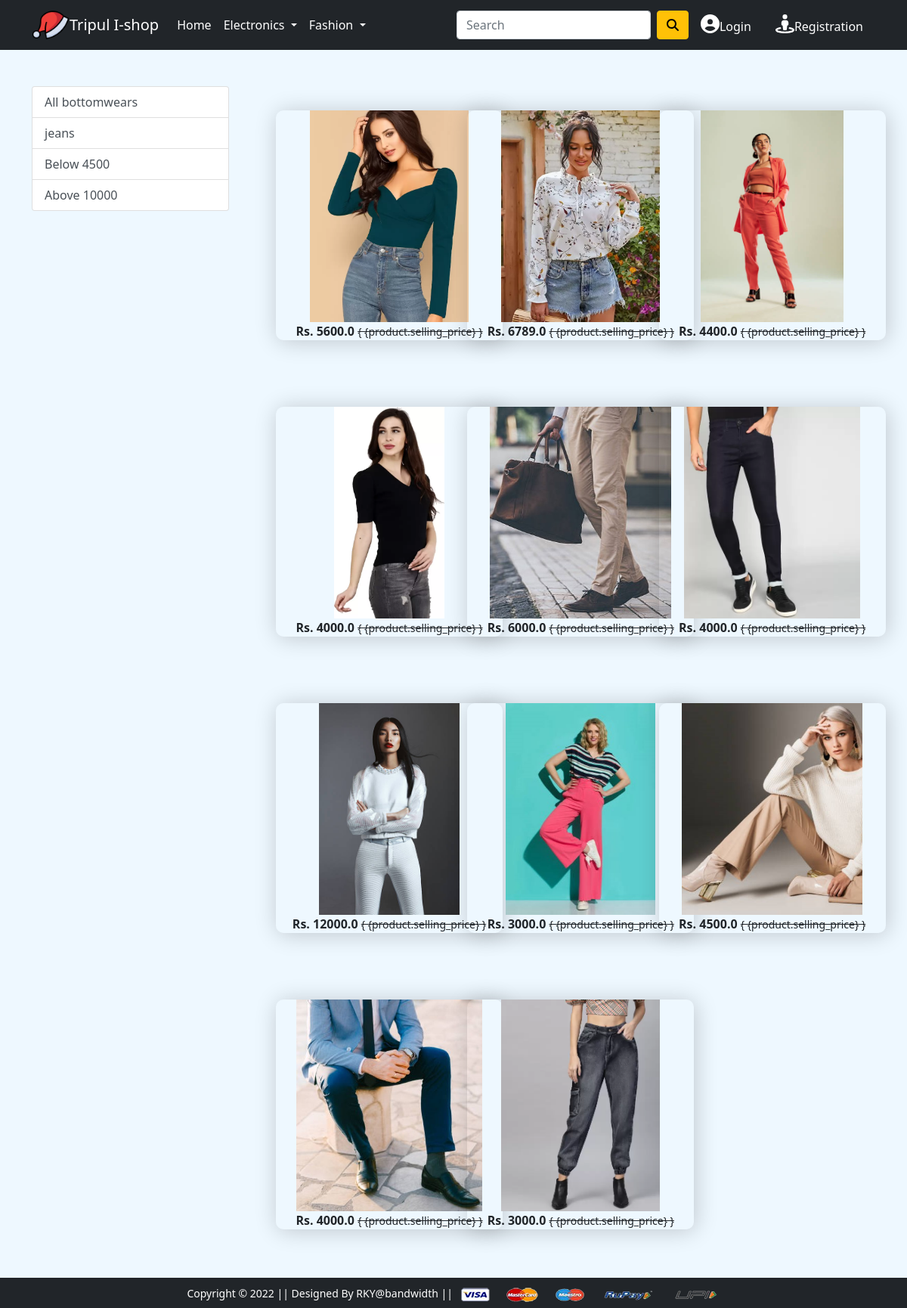
The app's page /bottomwear/ with its own data.
### app/models.py (models this page shows, shortened)
class Product(models.Model):
    title=models.CharField(max_length=100)
    selling_price=models.FloatField()
    discounted_price=models.FloatField()
    description=models.TextField()
    brand=models.CharField(max_length=100)
    category=models.CharField(choices=CATEGORY_CHOICES,max_length=100)
    product_image =models.ImageField(upload_to='producting')

### app/views.py (the view)
# urls.py: path('bottomwear/', views.bottomwear, name='bottomwear'),
def bottomwear(request,data=None):
    if data==None:
        bottomwears=Product.objects.filter(category='BW')
    elif data=='jeans':
        bottomwears=Product.objects.filter(category='BW').filter(brand=data)
    elif data=='below' or data=='zara':
        bottomwears=Product.objects.filter(category='BW').filter(discounted_price__lt=4500.00)
    elif data=='above':
        bottomwears=Product.objects.filter(category='BW').filter(discounted_price__gt=10000.00)
    return render(request, 'app/bottomwear.html',{'bottomwears':bottomwears})

### app/templates/app/bottomwear.html (shortened to what this page needs)
{% extends 'app/base.html' %}
{% load static %}
{% block main-content %}
<div class="container my-5">
 <div class="row">
  <div class="col-sm-3">
    <div class="list-group mb-5">
        <a href="{% url 'bottomwear' %}" class="list-group-item
        list-group-item-action" aria-current="true">All bottomwears</a>
        <a href="{% url 'bottomweardata' 'jeans' %}" class="list-group-item
        list-group-item-action" aria-current="true">jeans</a>
        <a href="{% url 'bottomweardata' 'below' %}" class="list-group-item
        list-group-item-action" aria-current="true">Below 4500</a>
        <a href="{% url 'bottomweardata' 'above' %}" class="list-group-item
        list-group-item-action" aria-current="true">Above 10000</a>
    </div>
  </div>
  <div class="col-sm-8 ">
    <div class="row">
     {% for product in bottomwears%}
        <div class="col-sm-4 text-center mb-4">
            <a href="{% url 'product-detail' product.id %}"
            class="btn">
             <div class="box">
                <img src="{{product.product_image.url}} " alt=""
                height="280" class="">
                <div class="fw-bold">Rs. {{product.discounted_price}}
                <small class="fw-light text-decoration-line-through">{
                   {product.selling_price} }</small></div>
                </div>
            </a>
        </div>{%endfor%}
    </div>
 </div>
{% endblock main-content %}

### app/static/app/css/styles.css (style rules this page uses)
body { margin:0px; padding: 0px; background-color:#eef8ff; }
a { text-decoration:none; }
.box { width:300px; box-shadow: 2px 2px 30px rgba(0,0,0,0.2); border-radius: 10px; overflow: hidden; margin: 25px; }

### records on screen
Product: product_image (picture), discounted_price "5600.0"
Product: product_image (picture), discounted_price "6789.0"
Product: product_image (picture), discounted_price "4400.0"
Product: product_image (picture), discounted_price "4000.0"
Product: product_image (picture), discounted_price "6000.0"
Product: product_image (picture), discounted_price "4000.0"
Product: product_image (picture), discounted_price "12000.0"
Product: product_image (picture), discounted_price "3000.0"
Product: product_image (picture), discounted_price "4500.0"
Product: product_image (picture), discounted_price "4000.0"
Product: product_image (picture), discounted_price "3000.0"
